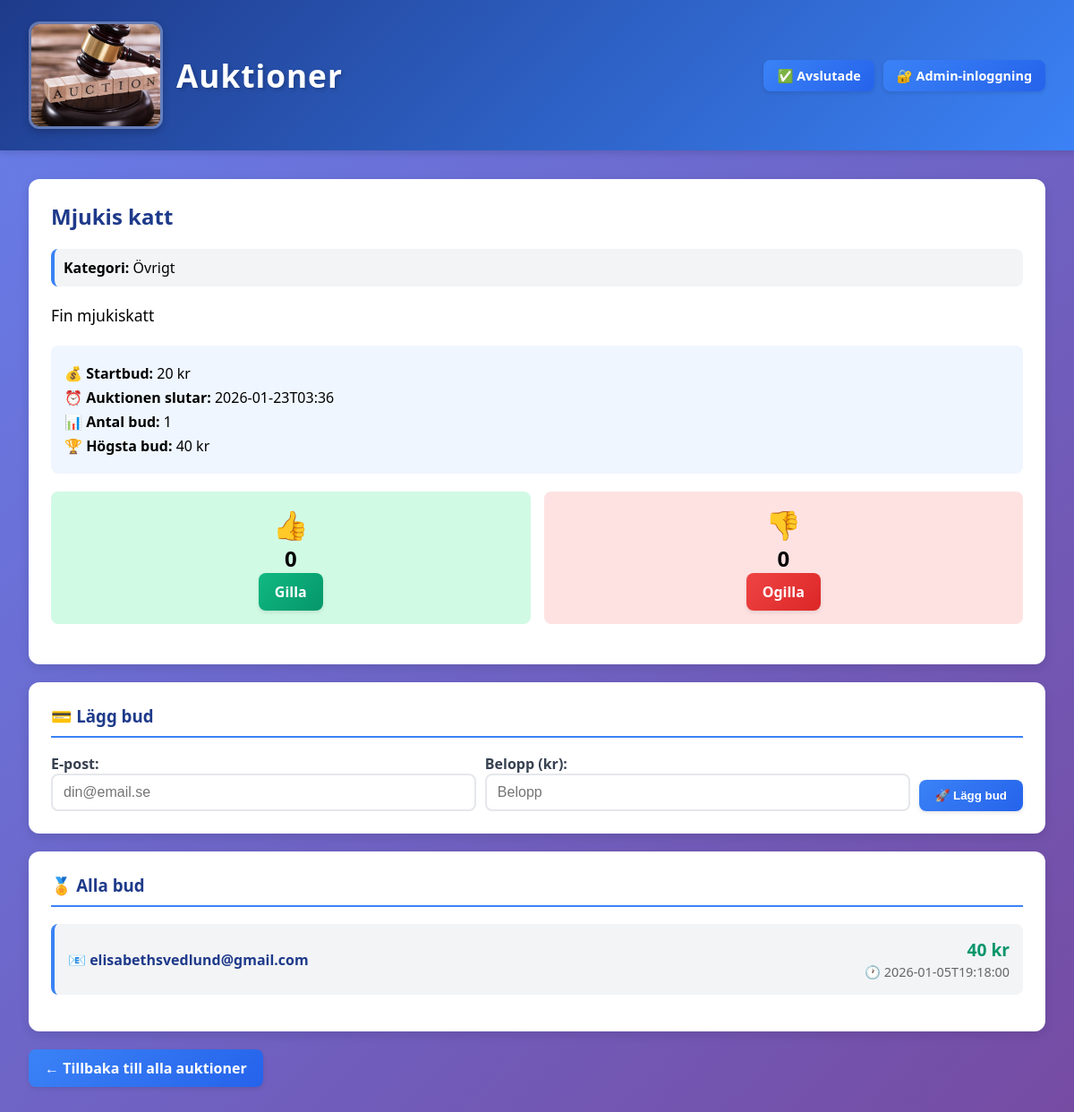
Page /auction/11 on the committed database.
### tables this page shows
CREATE TABLE auctions (
    id INTEGER PRIMARY KEY AUTOINCREMENT,
    title TEXT NOT NULL,
    description TEXT NOT NULL,
    starting_bid REAL NOT NULL,
    end_datetime TEXT NOT NULL,
    category TEXT DEFAULT 'Övrigt',
    likes INTEGER DEFAULT 0,
    dislikes INTEGER DEFAULT 0
);

CREATE TABLE bids (
    id INTEGER PRIMARY KEY AUTOINCREMENT,
    auction_id INTEGER NOT NULL,
    bidder TEXT NOT NULL,
    amount REAL NOT NULL,
    created_at TEXT NOT NULL
);

### myblueprints/auctions/auctions_routes.py (the view)
@auctions_bp.route("/auction/<int:id>")
def detail(id):
    auction = AuctionRepository.get_by_id(id)
    bids = BidRepository.get_all_for_auction(id)
    bid_count = BidRepository.count_for_auction(id)
    highest_bid = BidRepository.get_highest(id)
    return render_template(
        "auction_detail.html",
        auction=auction,
        bids=bids,
        bid_count=bid_count,
        highest_bid=highest_bid
    )

### database.py (called while the page is built)
def get_db():
    if "db" not in g:
        g.db = sqlite3.connect(DATABASE)
        g.db.row_factory = sqlite3.Row
    return g.db

### dbrepositories/auction_repository.py (called while the page is built)
    @staticmethod
    def get_by_id(auction_id):
        return get_db().execute(
            "SELECT * FROM auctions WHERE id = ?",
            (auction_id,)
        ).fetchone()

### dbrepositories/bid_repository.py (called while the page is built)
    @staticmethod
    def count_for_auction(auction_id):
        return get_db().execute(
            """
            SELECT COUNT(*) as count
            FROM bids
            WHERE auction_id = ?
            """,
            (auction_id,)
        ).fetchone()["count"]

    @staticmethod
    def get_highest(auction_id):
        return get_db().execute(
            """
            SELECT MAX(amount) as highest
            FROM bids
            WHERE auction_id = ?
            """,
            (auction_id,)
        ).fetchone()["highest"]

    @staticmethod
    def get_all_for_auction(auction_id):
        return get_db().execute(
            """
            SELECT * FROM bids
            WHERE auction_id = ?
            ORDER BY amount DESC, created_at DESC
            """,
            (auction_id,)
        ).fetchall()

### templates/auction_detail.html (shortened to what this page needs)
{% extends "base.html" %}
{% block content %}
<div class="detail-section">
    <h2 style="color: #1e3a8a; margin-top: 0;">{{ auction.title }}</h2>
    <p style="background: #f3f4f6; padding: 10px; border-radius: 8px; border-left: 4px solid #3b82f6;">
        <strong>Kategori:</strong> {{ auction.category or 'Övrigt' }}
    </p>
    <p style="font-size: 1.1rem; line-height: 1.6;">{{ auction.description }}</p>
    <div style="background: #eff6ff; padding: 15px; border-radius: 8px; margin: 20px 0;">
        <p style="margin: 5px 0;"><strong>💰 Startbud:</strong> {{ auction.starting_bid|int }} kr</p>
        <p style="margin: 5px 0;"><strong>⏰ Auktionen slutar:</strong> {{ auction.end_datetime }}</p>
        <p style="margin: 5px 0;"><strong>📊 Antal bud:</strong> {{ bid_count }}</p>
        <p style="margin: 5px 0;"><strong>🏆 Högsta bud:</strong>
        {% if highest_bid %}
            {{ highest_bid|int }} kr
        {% else %}
            Inga bud ännu
        {% endif %}
        </p>
    </div>
    <div style="display: flex; gap: 15px; margin: 20px 0;">
        <div style="flex: 1; text-align: center; background: #d1fae5; padding: 15px; border-radius: 8px;">
            <div style="font-size: 2rem;">👍</div>
            <div style="font-size: 1.5rem; font-weight: bold;">{{ auction.likes }}</div>
            <a class="btn btn-success" href="/auction/{{ auction.id }}/like">Gilla</a>
        </div>
        <div style="flex: 1; text-align: center; background: #fee2e2; padding: 15px; border-radius: 8px;">
            <div style="font-size: 2rem;">👎</div>
            <div style="font-size: 1.5rem; font-weight: bold;">{{ auction.dislikes }}</div>
            <a class="btn btn-danger" href="/auction/{{ auction.id }}/dislike">Ogilla</a>
        </div>
    </div>
</div>
<div class="detail-section">
    <h3>💳 Lägg bud</h3>
    <form method="post" action="/auction/{{ auction.id }}/bid" style="display: flex; gap: 10px; flex-wrap: wrap; align-items: flex-end;">
        <div style="flex: 1; min-width: 200px;">
            <label for="bidder">E-post:</label><br>
            <input name="bidder" id="bidder" type="email" placeholder="din@email.se" required style="width: 100%;">
        </div>
        <div style="flex: 1; min-width: 150px;">
            <label for="amount">Belopp (kr):</label><br>
            <input name="amount" id="amount" type="number" step="1" min="1" placeholder="Belopp" required style="width: 100%;">
        </div>
        <button type="submit">🚀 Lägg bud</button>
    </form>
</div>
<div class="detail-section">
    <h3>🏅 Alla bud</h3>
    {% if bids %}
    <ul class="bid-list">
    {% for bid in bids %}
        <li>
            <div style="display: flex; justify-content: space-between; align-items: center;">
                <div>
                    <strong style="color: #1e3a8a;">📧 {{ bid.bidder }}</strong>
                </div>
                <div style="text-align: right; display: flex; align-items: center; gap: 15px;">
                    <div>
                        <strong style="color: #059669; font-size: 1.2rem;">{{ bid.amount|int }} kr</strong><br>
                        <span style="color: #666; font-size: 0.9rem;">🕐 {{ bid.created_at[:19] }}</span>
                    </div>
                </div>
            </div>
        </li>
    {% endfor %}
    </ul>
    {% else %}
    <p style="text-align: center; padding: 20px; background: #fef3c7; border-radius: 8px;">
        💡 Inga bud ännu. Var först med att lägga ett bud!
    </p>
    {% endif %}
</div>
<div style="display: flex; gap: 10px; margin: 20px 0;">
    <a href="/" class="btn">← Tillbaka till alla auktioner</a>
</div>
{% endblock %}

### static/style.css (style rules this page uses)
* { box-sizing: border-box; }
body { font-family: 'Segoe UI', Tahoma, Geneva, Verdana, sans-serif; background: linear-gradient(135deg, #667eea 0%, #764ba2 100%); background-attachment: fixed; margin: 0; padding: 0; min-height: 100vh; }
button, .btn { background: linear-gradient(135deg, #3b82f6 0%, #2563eb 100%); color: white; border: none; padding: 10px 18px; border-radius: 8px; cursor: pointer; font-weight: 600; transition: all 0.3s ease; box-shadow: 0 2px 4px rgba(0, 0, 0, 0.1); text-decoration: none; display: inline-block; }
.btn-danger { background: linear-gradient(135deg, #ef4444 0%, #dc2626 100%); }
.btn-success { background: linear-gradient(135deg, #10b981 0%, #059669 100%); }
input, textarea, select { padding: 10px 12px; margin-right: 5px; border: 2px solid #e5e7eb; border-radius: 8px; font-size: 1rem; transition: all 0.3s ease; }
.detail-section { background: white; padding: 25px; border-radius: 12px; margin-bottom: 20px; box-shadow: 0 4px 12px rgba(0, 0, 0, 0.1); }
.detail-section h3 { color: #1e3a8a; border-bottom: 2px solid #3b82f6; padding-bottom: 10px; margin-top: 0; }
.bid-list { list-style: none; padding: 0; }
.bid-list li { background: #f3f4f6; padding: 15px; margin-bottom: 10px; border-radius: 8px; border-left: 4px solid #3b82f6; }
form { margin: 0; }
label { font-weight: 600; color: #374151; margin-right: 10px; }

### rows in the picture
auctions: title "Mjukis katt", category "Övrigt", description "Fin mjukiskatt", starting_bid "20", end_datetime "2026-01-23T03:36", likes "0", dislikes "0"
bids: bidder "elisabethsvedlund@gmail.com", amount "40", created_at "2026-01-05T19:18:00"

### other values in the picture
{{ bid_count }} "1"
{{ highest_bid|int }} "40"
